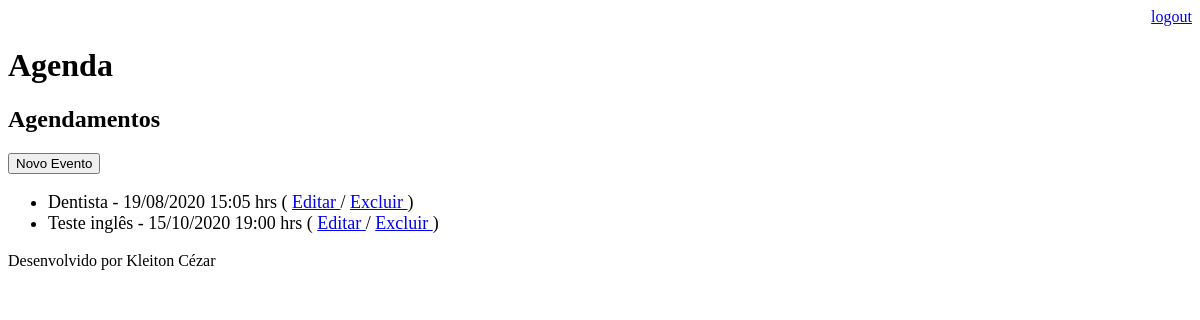
/agenda/ (signed in), run on an earlier commit of the app's database.
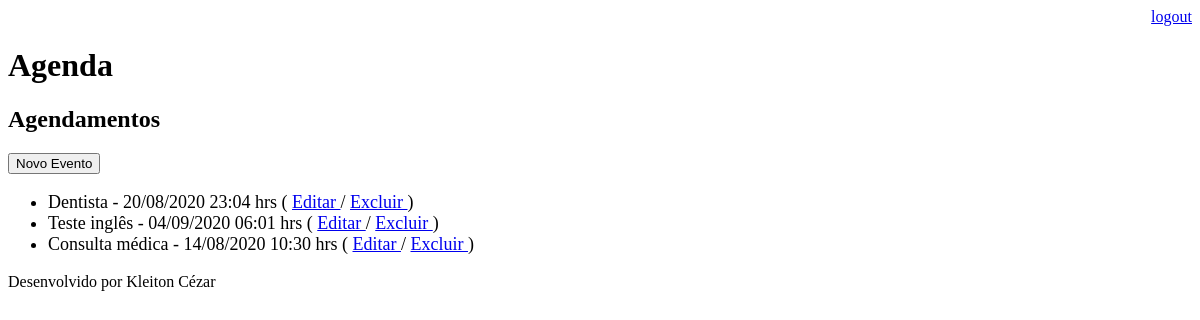
And on a later commit of the database.
### core/models.py (models this page shows, shortened)
class Evento(models.Model):
    objects = None
    titulo = models.CharField(max_length=100)
    descricao = models.TextField(blank=True, null=True)
    data_evento = models.DateTimeField(verbose_name='Data do Evento')
    data_criacao = models.DateTimeField(auto_now=True)
    usuario = models.ForeignKey(User, on_delete=models.CASCADE)
    class Meta:
        db_table = 'evento'
    def get_data_evento(self):
        return self.data_evento.strftime('%d/%m/%Y %H:%M hrs')

### core/views.py (the view)
# urls.py: path('agenda/', views.lista_eventos),
@login_required(login_url='/login/')
def lista_eventos(request):
    usuario = request.user
    data_atual = datetime.now() - timedelta(hours=1)
    evento = Evento.objects.filter(usuario=usuario)
    dados = {'eventos': evento}
    return render(request, 'new_agenda.html', dados)

### templates/new_agenda.html
{% extends "model-page.html" %}
{% block content %}
    <h2>Agendamentos</h2>
    <a href="evento/">
        <button type="button">Novo Evento</button>
    </a>
    <ul style="font-size: 18px">
        {% for evento in eventos %}
            <li>
                 <div style="""color:red">
                    {{ evento.titulo }} - {{ evento.get_data_evento }}
                    ( <a href="evento/?id={{ evento.id }}"> Editar </a>
                    / <a href="evento/delete/{{ evento.id }}/"> Excluir </a>)
                </div>
            </li>
        {% endfor %}
    </ul>
{% endblock %}

What changed in the data, as far as the page shows it:
changed Evento "Dentista": get_data_evento "19/08/2020 15:05 hrs" → "20/08/2020 23:04 hrs"
changed Evento "Teste inglês": get_data_evento "15/10/2020 19:00 hrs" → "04/09/2020 06:01 hrs"
added Evento: titulo "Consulta médica", get_data_evento "14/08/2020 10:30 hrs"
